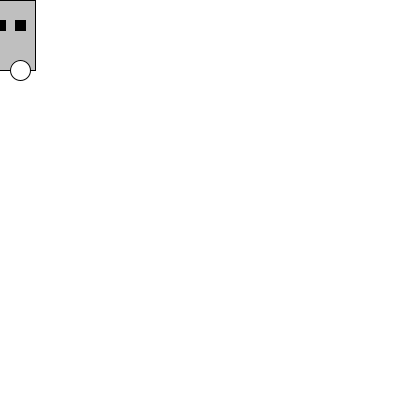
Frame 1 (no input)
Frame 60 (the mouse pressed at the canvas centre just before this capture): identical to frame 1, image omitted
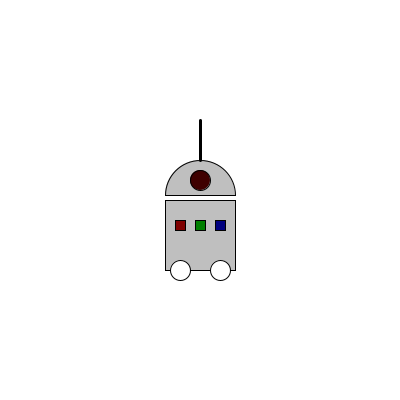
Frame 120 (the mouse held since frame 60 and released just before this capture)

The Processing sketch that drew these frames (run headless with seeded random() and noise(); from frame 60 on, the mouse is pressed at the canvas centre):

// Processing sketch: exemple_03_07_chipInteractif
// ── exemple_03_07_chipInteractif.pde
void setup() {
  size(400, 400);
  frameRate(30);
}

void draw() {
  background(255);
  strokeWeight(1);

  // le corps
  fill(191);
  rect(mouseX - 35, mouseY, 70, 70);

  // les trois LEDs
  colorMode(RGB, width, height, width + height);
  fill(mouseX, 0, 0);
  rect(mouseX - 25, mouseY + 20, 10, 10);
  fill(0, mouseY, 0);
  rect(mouseX - 5, mouseY + 20, 10, 10);
  fill(0, 0, mouseX + mouseY);
  rect(mouseX + 15, mouseY + 20, 10, 10);
  colorMode(RGB, 255, 255, 255);

  // les roues
  fill(255);
  ellipse(mouseX - 20, mouseY + 70, 20, 20);
  ellipse(mouseX + 20, mouseY + 70, 20, 20);

  // la tête
  fill(191);
  arc(mouseX, mouseY - 5, 70, 70, -PI, 0, CHORD);

  // la caméra
  fill(63, 0, 0);
  ellipse(mouseX, mouseY - 20, 20, 20);

  // l'antenne
  strokeWeight(3);
  line(mouseX, mouseY - 40, pmouseX, pmouseY - 80);
}

void mousePressed() {
  println("Je suis sur (" + mouseX + ", " + mouseY + ")");
}
